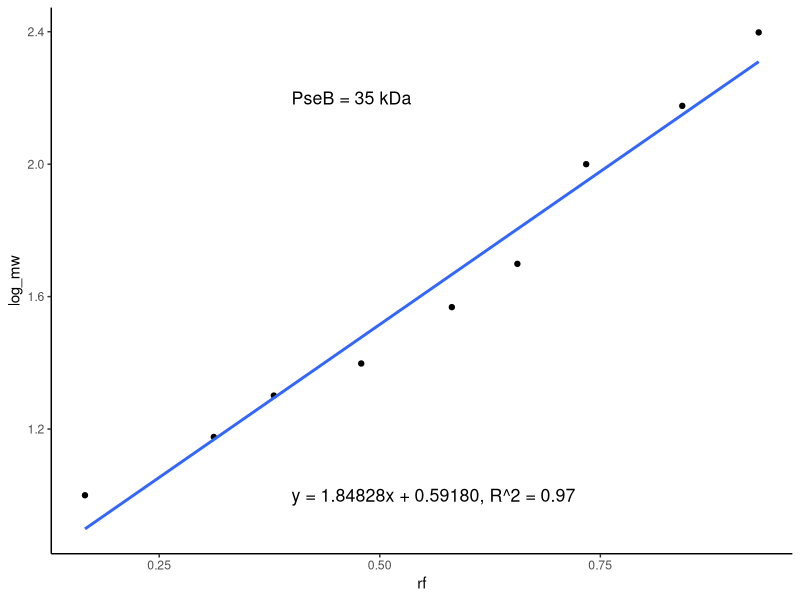

Write R code to recreate this figure. (Note: this script raises an error after producing the figure.)
#### Set up ####

##Packages
library(tidyverse)
library(readxl)

##Loading in data
wb_ladder <- read_excel("project/Figuring out molecular weight.xlsx")

#### Finding linear regression coefficents ########

#solvent front:8.08
wb_ladder

#finding the rf
wb_ladder$rf <- (8.08-wb_ladder$distance)/8.08

#getting log(molecular weight)
wb_ladder$log_mw <- log10(wb_ladder$mw_kDa)

## linear regression

wb_ladder_lm <- lm(log_mw~rf, data=wb_ladder)

#finding the equation

summary(wb_ladder_lm)

# y = log(mw)
# x = rf
# y = 1.84828x + 2.44

mx <- 1.84828
c<- 0.59180

#R^2 = 0.9691

line_equation <- "y = 1.84828x + 0.59180, R^2 = 0.97"

#### plotting the calibration curve ####
wb_ladder %>%
  ggplot(aes(x = rf, y=log_mw)) +
  geom_point() +
  geom_smooth(method = lm, se = F) +
  theme_classic() +
  annotate("text",x = 0.40, y=1, label = paste(line_equation), size = 4.5, hjust = 0) +
  annotate("text",x = 0.40, y=2.2, label = paste("PseB = 35 kDa"), size = 4.5, hjust = 0)
  scale_y_continuous("log(Molecular Weight)") +
  scale_x_continuous("RF Value") +
  theme(axis.text=element_text(size=14),
        axis.title=element_text(size=14))

ggsave("project/plots/wb_ladder_graph.png", width= 1800, height= 2000, units="px")

#### Finding my MW for PseB ####

#find rf

rf <- (8.08-3.89)/8.08
rf

#find log(mw)
log_Mw <- (1.84828*rf) + 0.59180
log_Mw

#mw
PseB_Mw <- 10^(log_Mw)
PseB_Mw
#38.42061
